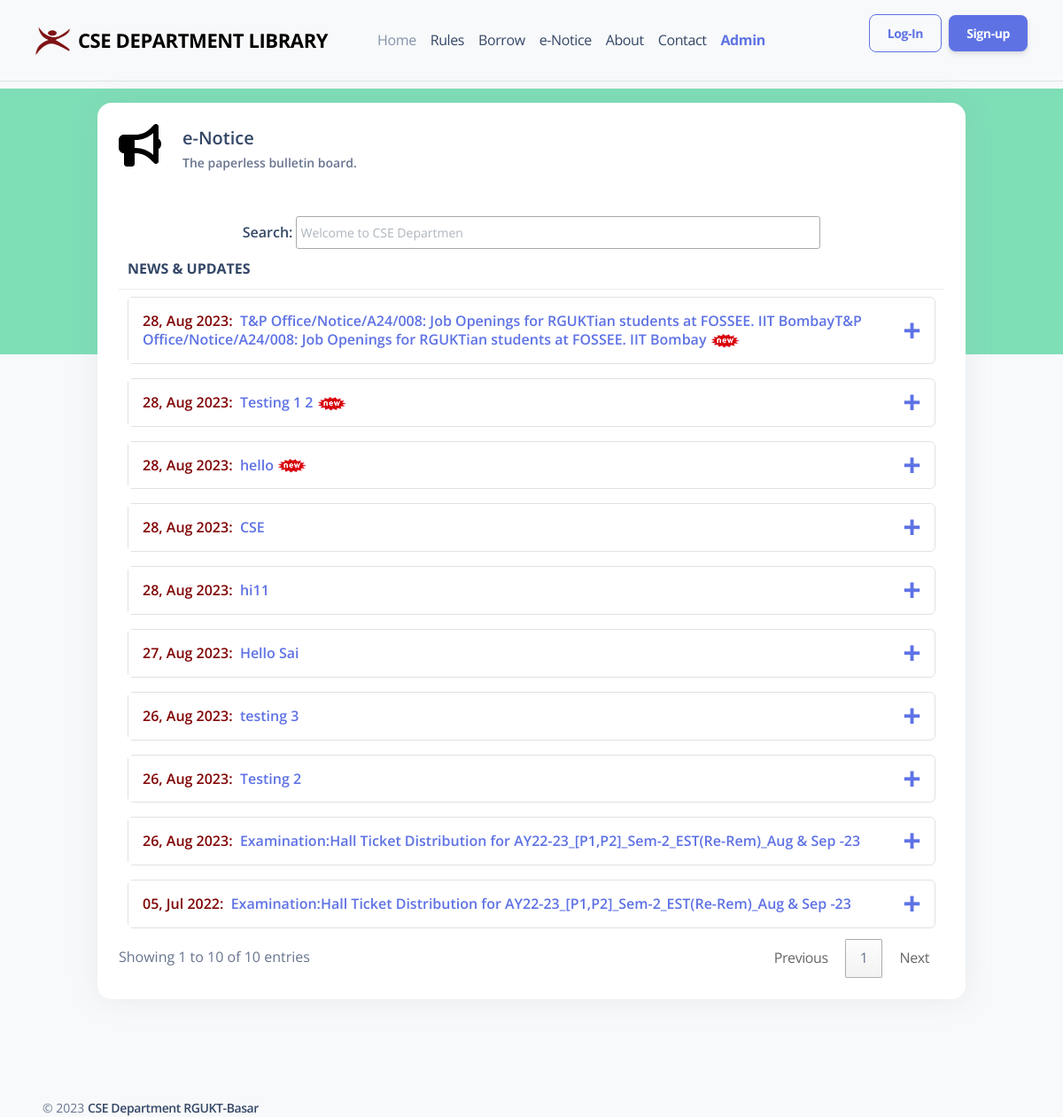
Screenshot of /enotice.php with the database file from the repository.
### tables this page shows
CREATE TABLE `enotice` (
  `id` int(11) NOT NULL,
  `heading` text NOT NULL,
  `content` text NOT NULL,
  `url` text DEFAULT NULL,
  `publisher` varchar(40) NOT NULL DEFAULT 'CSE Dept. Library RGUKT-Basar',
  `dt` datetime NOT NULL DEFAULT current_timestamp()
);

### enotice.php (the view, shortened to what this page needs)
<!DOCTYPE html>
<html lang="en">
<head>
  <link href="./admin/assets/css/nucleo-icons.css" rel="stylesheet" />
  <link href="./admin/assets/css/nucleo-svg.css" rel="stylesheet" />
  <link href="./admin/assets/css/nucleo-svg.css" rel="stylesheet" />
  <link href="https://cdn.jsdelivr.net/npm/bootstrap@5.3.0/dist/css/bootstrap.min.css" rel="stylesheet">
   <link rel="stylesheet" href="//cdn.datatables.net/1.13.4/css/jquery.dataTables.min.css">
  <link id="pagestyle" href="./admin/assets/css/cse-lib.css" rel="stylesheet" />
</head>
<body class="g-sidenav-show bg-gray-100" data-new-gr-c-s-check-loaded="14.1119.0" data-gr-ext-installed="">
    <?php include'./components/_header1.php';?>
  <main class="main-content position-relative border-radius-lg">
    <div class="main-content position-relative max-height-vh-100 h-100 mt-4">
    <?php
      include './components/_dbconnect.php';
      $query = "SELECT * FROM `enotice` ORDER BY `dt` DESC;";
      $result = mysqli_query($conn, $query);
    ?>
    <div class="container-fluid">
      <div class="row justify-content-center">
        <div class="card p-0 mb-5 mx-4 col-md-10">
            <div class="card-body">
                <div class="row gx-4">
                    <div class="col-auto">
                        <div class="avatar avatar position-relative">
                        </div>
                    </div>
                    <div class="col-auto my-auto">
                        <div class="h-100">
                        <h5 class="mb-1">
                            e-Notice
                        </h5>
                        <p class="mb-0 font-weight-bold text-sm">
                        The paperless bulletin board.
                        </p>
                        </div>
                    </div>
                </div>
            </div>
            <div class="card-body">
              <div class="table-responsive p-0">
                <table class="table align-items-center border-none rounded-4" style="border-bottom-width: 0px;" id="myTable">
                  <thead>
                    <tr>
                        <th class="text-uppercase text-secondary text-dark">News & Updates</th>
                    </tr>
                  </thead>
                  <tbody class="accordion" id="accordionExample">
                    <?php
                      $counter = 0;
                      while($row = mysqli_fetch_assoc($result)){
                        $formattedDate = date("d, M Y", strtotime($row['dt']));
                        $img = '';
                        if($counter<3){
                          $counter++;
                          $img = ' <img src="./assets/new.gif"/>';
                        }
                        echo '<tr class="accordion-item p-2 border-0">
                        <td class="" style="border-bottom-width: 0px;">
                          <h2 class="accordion-header border rounded pe-3 d-flex justify-content-between align-items-center">
                            <button class="accordion-button" style="background-color:white; box-shadow: none;" type="button" data-bs-toggle="collapse" data-bs-target="#collapse'.$row["id"].'" aria-expanded="true" aria-controls="collapseOne">
                            <span style=" display: inline-block;white-space: normal;" class="text-primary font-weight-bold">
                            <font color="#810404">
                            '.$formattedDate.':
                            </font>&nbsp;'.$row["heading"].$img.'</span>
                            </button>
                            <span class="accordion-icon text-primary" type="button" data-bs-toggle="collapse" data-bs-target="#collapse'.$row["id"].'" aria-expanded="true" aria-controls="collapseOne">+</span>
                          </h2>
                          <div id="collapse'.$row["id"].'" class="accordion-collapse rounded collapse border" data-bs-parent="#accordionExample">
                          <div class="card-body accordion-body pb-3">
                          <pre class="border rounded p-2" style="background-color: #f5f5f5;word-wrap: break-word; white-space: pre-line;">
                            <code style="color:black;">'.$row["content"].'</code>
                          </pre>';
                          echo
                          '<p>
                             <b style="color:red">Published by:</b> <a style="color:blue;">'.$row["publisher"].'</a>
                          </p>
                       </div>
                          </div>
                        </td>
                      </tr>';
                      }
                    ?>
                  </tbody>
                </table>
              </div>
            </div>
        </div>
    </div>
      <footer class="footer pt-3 mt-5">
        <div class="container-fluid">
          <div class="row align-items-center justify-content-lg-between">
            <div class="col-lg-6 mb-lg-0 mb-4">
              <div class="copyright text-center text-sm text-muted text-lg-start">
                ©
                <a href="" class="font-weight-bold" target="_blank">CSE Department RGUKT-Basar</a>
              </div>
            </div>
          </div>
        </div>
      </footer>
    </div>
  </div>
  </main>
<iframe frameborder="0" scrolling="no" style="background-color: transparent; border: 0px; display: none;"></iframe></body>
</html>

### enotice.php (style rules this page uses)
table.dataTable tbody td { white-space: normal; }
.accordion-button::after { display: none; }

### rows the page displays
enotice: dt "28, Aug 2023", heading "T&P Office/Notice/A24/008: Job Openings for RGUKTian students at FOSSEE. IIT BombayT&P Office/Notice/A24/008: Job Openings for RGUKTian students at FOSSEE. IIT Bombay"
enotice: dt "28, Aug 2023", heading "Testing 1 2"
enotice: dt "28, Aug 2023", heading "hello"
enotice: dt "28, Aug 2023", heading "CSE"
enotice: dt "28, Aug 2023", heading "hi11"
enotice: dt "27, Aug 2023", heading "Hello Sai"
enotice: dt "26, Aug 2023", heading "testing 3"
enotice: dt "26, Aug 2023", heading "Testing 2"
enotice: dt "26, Aug 2023", heading "Examination:Hall Ticket Distribution for AY22-23_[P1,P2]_Sem-2_EST(Re-Rem)_Aug & Sep -23"
enotice: dt "05, Jul 2022", heading "Examination:Hall Ticket Distribution for AY22-23_[P1,P2]_Sem-2_EST(Re-Rem)_Aug & Sep -23"
